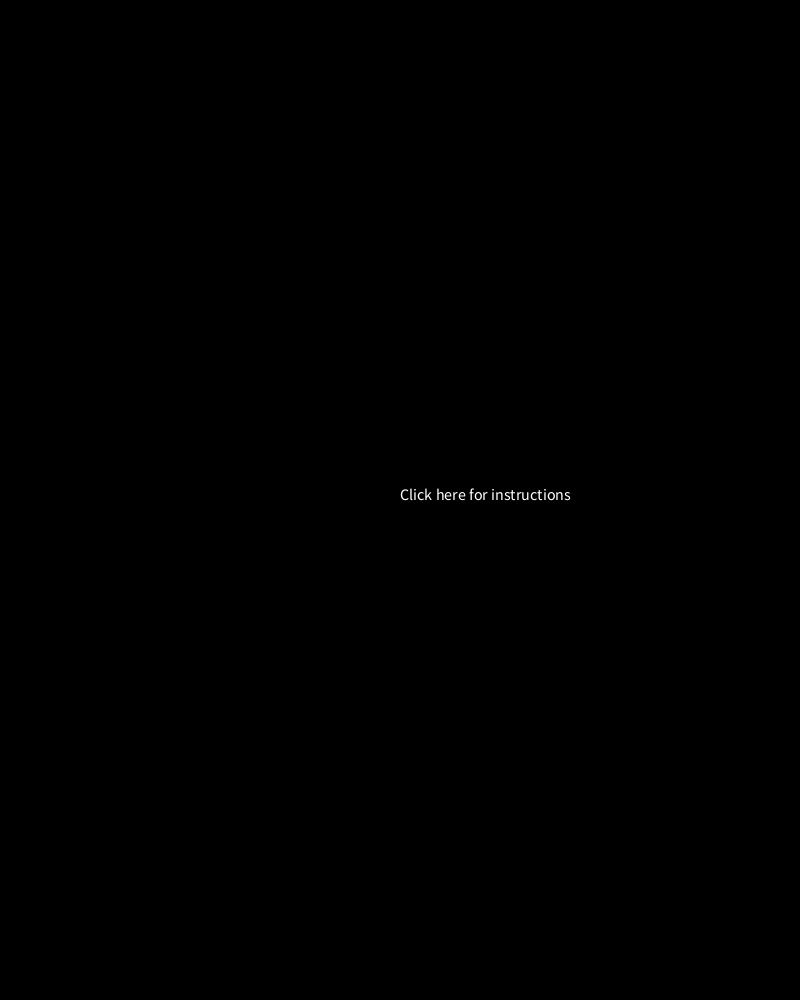
Frame 1 (no input)
Frame 60 (the mouse pressed at the canvas centre just before this capture): identical to frame 1, image omitted
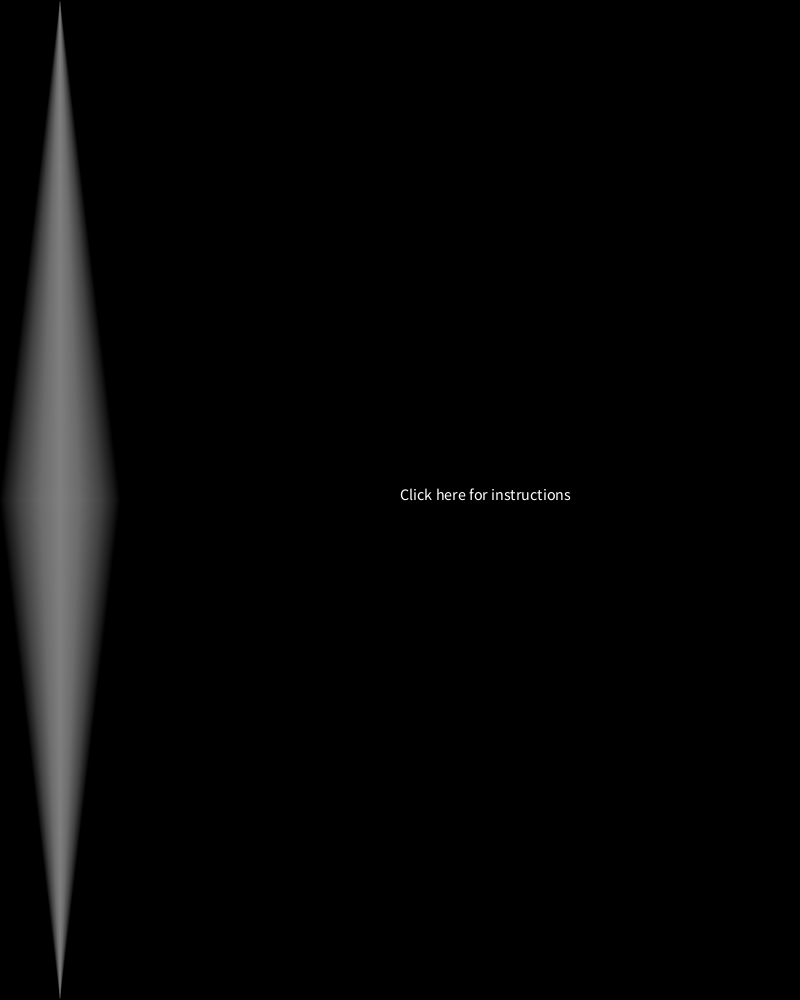
Frame 120 (the mouse held since frame 60 and released just before this capture)

The Processing sketch that drew these frames (run headless with seeded random() and noise(); from frame 60 on, the mouse is pressed at the canvas centre):

// Processing sketch: processing_72873
// ── processing_72873.pde

//Drawing program, Maria Nunez, Assigment 3
float x;
float exis;
float uxus;

void setup(){
  size (800,1000);
  smooth();
  background(0);
  textSize(16);
  text("Click here for instructions",width/2,height/2);
  
  x=0;
  exis=-x;
  uxus=x;
 
}

void draw(){
  noStroke();
  
 //start 
  if (((mouseX>450) && (mouseY>450) && (mouseX<550) && (mouseY<550))&& mousePressed){
    background(0);
    textSize(16);
    fill(255);
    text("-Click and keep pressed to draw (B/W)", 350,450);
    text("-'Down arrow & Click' to clear", 350,470);
    text("-Up arrow pressed & Click for Color", 350,490);
     fill(100,140,23);
    rect(350,500,200,50);
    rectMode(CORNER);
    fill(255);
    text("Click here to start", 355,525);
    redraw();
    
 //instructions   

    if(((mouseX>350) && (mouseY>500) && (mouseX<550) && (mouseY<550))&& mousePressed){
    background(0);
    redraw();
    
    } 
    }
 
  else {
  
  //draw triangles.expanding out
  
  if (mousePressed){
   exis++;
   uxus--;
 
  triangle(exis,height/2,x,0,x,height/2);
  triangle(exis,height/2,x,1000,x,height/2);
  triangle(uxus,height/2,x,0,x,height/2);
  triangle(uxus,height/2,x,1000,x,height/2);
  }
  
  // Change color, clear, restart
  else if (keyPressed){
    if (key == CODED) {
      //B/W
      if (keyCode == UP){
        fill(random(255),random(255),random(255),random(100));
           }
   
     //return
     else if(keyCode==LEFT){
    x=0;
    }
      else if (keyCode==DOWN){
     background(0);
  }
    }
    }
 
 //Moving location x
  else if (x>width){
   x=0;
     } 
  else{
    fill(random(255),random(10));
    x+=1;
    exis=x;
    uxus=x;
   }
  loop();
  }
  }  
  
  
